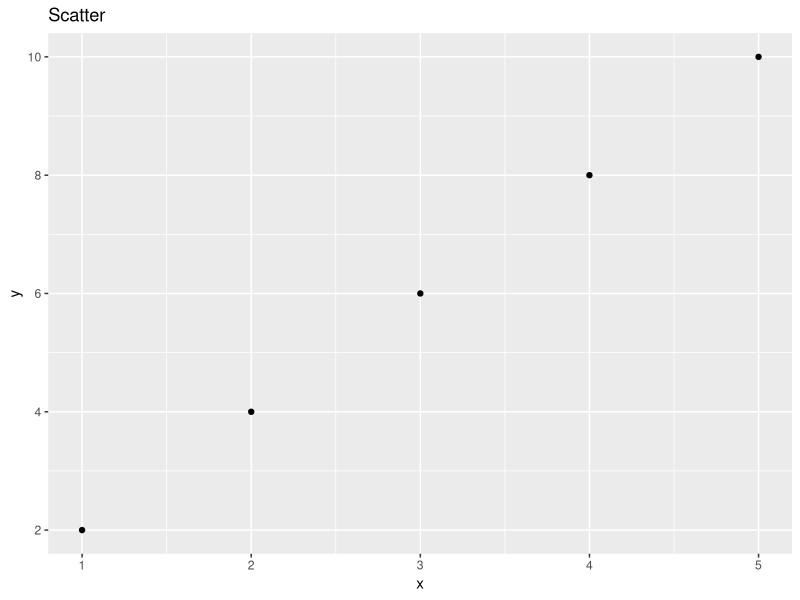
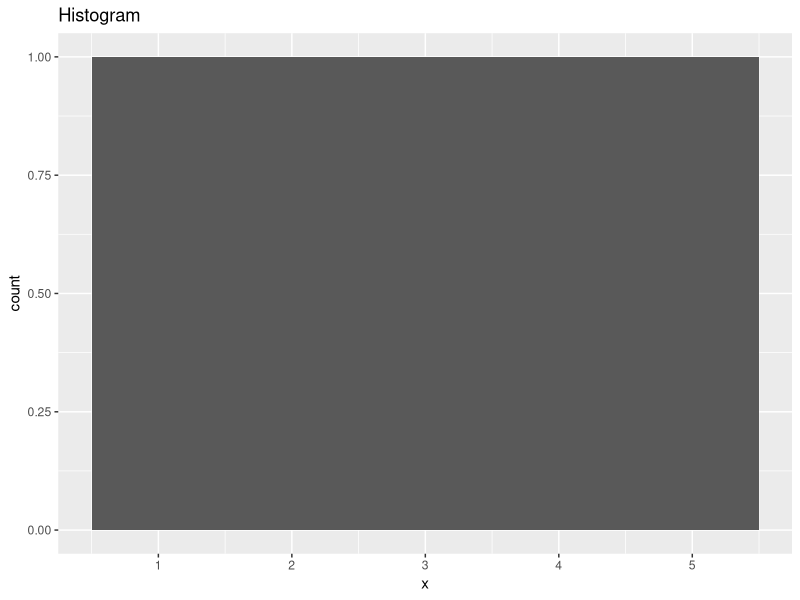
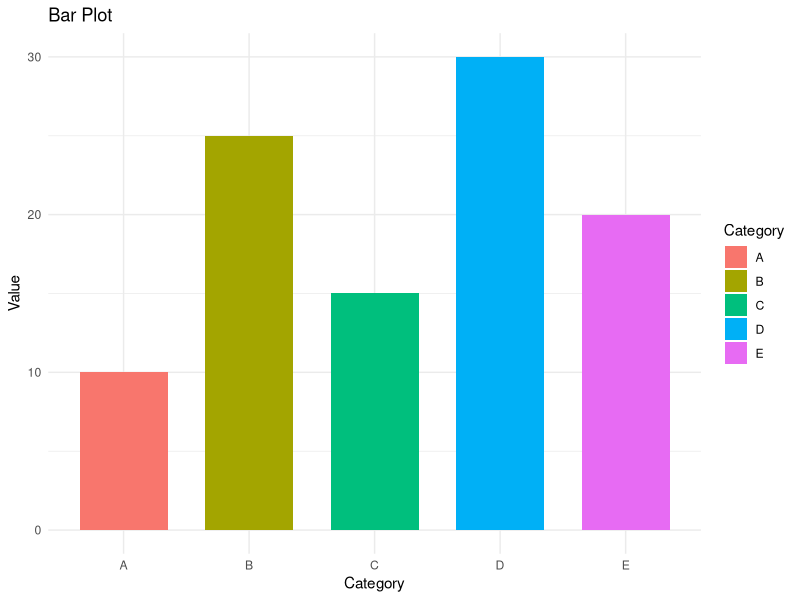

Recreate these plots in R, in order.
# ===========================
# 1. Basic Calculations
# ===========================
a <- 5
b <- 10
total   <- a + b     # addition
diff    <- a - b     # subtraction
product <- a * b     # multiplication
quot    <- a / b     # division

cat("Total: ", total, "\n")
cat("Difference: ", diff, "\n")
cat("Product: ", product, "\n")
cat("Quotient: ", quot, "\n")

# ===========================
# 2. Basic Data Types
# ===========================
x_num       <- 10L               # integer literal
x_chr       <- "Alice"           # character
x_logical   <- TRUE              # logical
print(x_num);    print(class(x_num))
print(x_chr);    print(class(x_chr))
print(x_logical);print(class(x_logical))

# ===========================
# 3. Data Structures
# ===========================
vec    <- c(1, 2, 3, 4, 5)                   # atomic vector
lst    <- list("apple", 10, TRUE)             # heterogeneous list
mat    <- matrix(1:9, nrow=3)                 # 3×3 matrix
arr    <- array(1:24, dim=c(2,3,4))           # 3D array
fctr   <- factor(c("yes","no","yes","yes"))   # categorical
df     <- data.frame(Name=c("A","B","C"),
                    Age=c(25,30,28),
                    City=c("NY","LDN","PAR"))
print(vec); print(lst); print(mat); print(arr); print(fctr); print(df)

# ===========================
# 4. Control Flow
# ===========================
if (a > 10) {
  message("a is greater than 10")
} else {
  message("a is not greater than 10")
}

for (i in 1:5) message(i)
i <- 1
while (i <= 5) {
  message(i)
  i <- i + 1
}

# ===========================
# 5. Functions
# ===========================
my_mean <- function(x) sum(x) / length(x)      # custom mean
v       <- c(1,2,3,4,5)
msg     <- paste("Mean is", my_mean(v))
message(msg)

add_xy <- function(x,y) x + y                  # adder
message("3+4 =", add_xy(3,4))

# ===========================
# 6. Data Manipulation (dplyr)
# ===========================
library(dplyr)
data <- data.frame(
  ID   = 1:5,
  Name = c("Aragorn","Frodo","Sam","Legolas","Gimli"),
  Age  = c(88,51,39,2931,140)
)

data <- data %>%
  mutate(Group = if_else(Age < 40, "Young", "Old")) %>%  # categorize
  filter(Group=="Young")                                  # subset
print(data)

# ===========================
# 7. Visualization (ggplot2)
# ===========================
library(ggplot2)
plot_df <- data.frame(x=1:5, y=2*(1:5))

# static scatter + histogram
ggplot(plot_df, aes(x,y)) + geom_point() + labs(title="Scatter")
ggplot(plot_df, aes(x))   + geom_histogram(bins=5) + labs(title="Histogram")

# bar chart example
bar_df <- data.frame(Category=LETTERS[1:5], Value=c(10,25,15,30,20))
ggplot(bar_df, aes(Category, Value ,fill = Category)) +
  geom_col(width = 0.7) + theme_minimal() + labs(title = "Bar Plot")